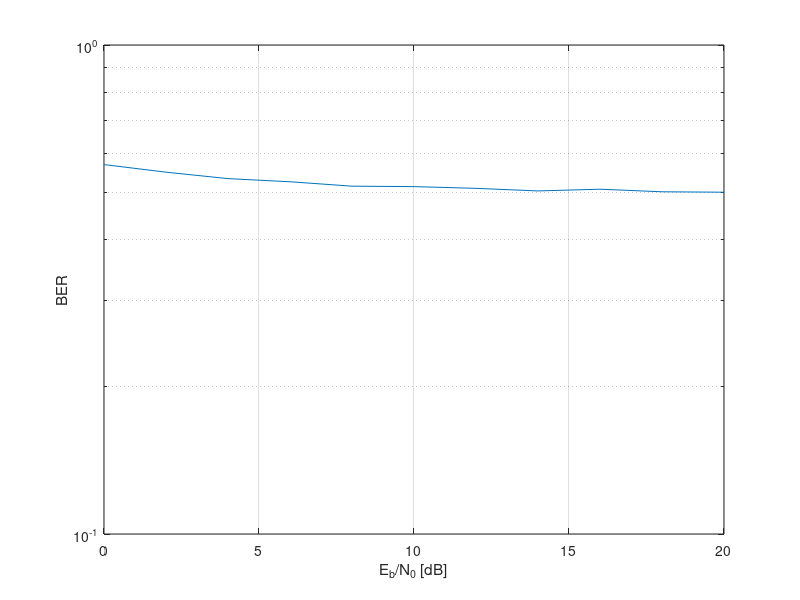

Source code (MATLAB):
clear 
EbN0dB_vector=0:2:20; %definite the EbN0 in db version

Eb=1; % set the energy of signal equal to 1
for snr_i=1:length(EbN0dB_vector) %calcualte situation for different SNR
    EbN0dB=EbN0dB_vector(snr_i);  %assign new EbN0 value at the beginning of loop 
    EbN0=10.^(EbN0dB/10); %get the EbN0 real value rather in db version
    N0=Eb/EbN0; %calcualte N0
    sym_cnt=0;  %set the original total symbol count at 0 
    err_cnt=0; % set the original error symbol count at 0 
    while err_cnt<500  %set the loop condition
        s=sqrt(Eb)*sign(rand-0.5)+j*sqrt(Eb)*sign(rand-0.5);   %set signal value
        h=sqrt(1/2)*(randn+j*randn); % set fading parameter value 
        n=sqrt(N0/2)*(randn+j*randn); % set noise value 
        r=h*s + n;  % get the equation of received value
        D=r*exp(-j*angle(h));  
        s_hat2=sign(imag(D)); %get decision variable D
        s_hat=sign(real(D)); % calculate D is positive or negative
        if s_hat ~= sign(s) % when the polarity of received signal is different from the sent signal 
            err_cnt=err_cnt+1; % make error count plus 1
        end
    if sign(imag(s))~=s_hat2
        err_cnt=err_cnt+1; 
    end
    sym_cnt=sym_cnt+2;  % total count plus 1
    end
BER(snr_i)=err_cnt/sym_cnt %bit error rate equal to the error count divided the total count
end
semilogy(EbN0dB_vector, BER) %plot bit error rate over SNR
xlabel('E_b/N_0 [dB]') % set name of xlabel
ylabel('BER') % set name of ylabel
grid